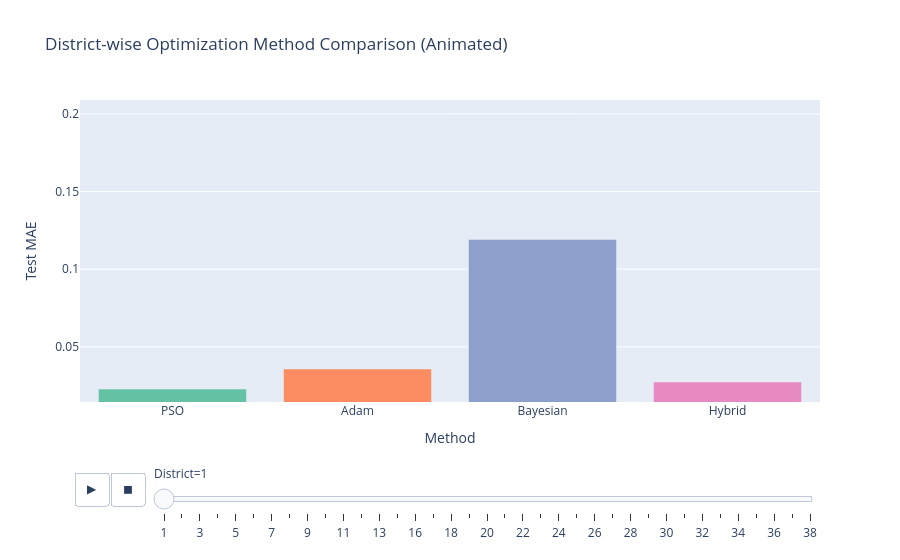

The code cell stored with this chart in its notebook:
### Code cell
districts = sorted(df_all["District"].unique())

fig = px.bar(
    df_all,
    x="method",
    y="test_mae",
    color="method",
    animation_frame="District",
    animation_group="method",
    range_y=[df_all['test_mae'].min()*0.9, df_all['test_mae'].max()*1.05],
    labels={"test_mae": "Test MAE"},
    title="District-wise Optimization Method Comparison (Animated)",
    color_discrete_sequence=px.colors.qualitative.Set2
)
fig.update_layout(xaxis_title="Method", yaxis_title="Test MAE", showlegend=False)
fig.show()

### Figure 1 — Plotly figure (JSON) as saved in the notebook; plotly's stock layout.template omitted (floating-point values rounded to 4 significant figures)
{"data": [{"alignmentgroup": "True", "hovertemplate": "method=%{x}<br>District=1<br>Test MAE=%{y}<extra></extra>", "ids": ["PSO"], "legendgroup": "PSO", "marker": {"color": "rgb(102,194,165)", "pattern": {"shape": ""}}, "name": "PSO", "offsetgroup": "PSO", "orientation": "v", "showlegend": true, "textposition": "auto", "type": "bar", "x": ["PSO"], "xaxis": "x", "y": [0.02281], "yaxis": "y"}, {"alignmentgroup": "True", "hovertemplate": "method=%{x}<br>District=1<br>Test MAE=%{y}<extra></extra>", "ids": ["Adam"], "legendgroup": "Adam", "marker": {"color": "rgb(252,141,98)", "pattern": {"shape": ""}}, "name": "Adam", "offsetgroup": "Adam", "orientation": "v", "showlegend": true, "textposition": "auto", "type": "bar", "x": ["Adam"], "xaxis": "x", "y": [0.03575], "yaxis": "y"}, {"alignmentgroup": "True", "hovertemplate": "method=%{x}<br>District=1<br>Test MAE=%{y}<extra></extra>", "ids": ["Bayesian"], "legendgroup": "Bayesian", "marker": {"color": "rgb(141,160,203)", "pattern": {"shape": ""}}, "name": "Bayesian", "offsetgroup": "Bayesian", "orientation": "v", "showlegend": true, "textposition": "auto", "type": "bar", "x": ["Bayesian"], "xaxis": "x", "y": [0.1191], "yaxis": "y"}, {"alignmentgroup": "True", "hovertemplate": "method=%{x}<br>District=1<br>Test MAE=%{y}<extra></extra>", "ids": ["Hybrid"], "legendgroup": "Hybrid", "marker": {"color": "rgb(231,138,195)", "pattern": {"shape": ""}}, "name": "Hybrid", "offsetgroup": "Hybrid", "orientation": "v", "showlegend": true, "textposition": "auto", "type": "bar", "x": ["Hybrid"], "xaxis": "x", "y": [0.02739], "yaxis": "y"}], "layout": {"barmode": "relative", "legend": {"title": {"text": "method"}, "tracegroupgap": 0}, "showlegend": false, "sliders": [{"active": 0, "currentvalue": {"prefix": "District="}, "len": 0.9, "pad": {"b": 10, "t": 60}, "steps": [{"args": [["1"], {"frame": {"duration": 0, "redraw": true}, "fromcurrent": true, "mode": "immediate", "transition": {"duration": 0, "easing": "linear"}}], "label": "1", "method": "animate"}, {"args": [["2"], {"frame": {"duration": 0, "redraw": true}, "fromcurrent": true, "mode": "immediate", "transition": {"duration": 0, "easing": "linear"}}], "label": "2", "method": "animate"}, {"args": [["3"], {"frame": {"duration": 0, "redraw": true}, "fromcurrent": true, "mode": "immediate", "transition": {"duration": 0, "easing": "linear"}}], "label": "3", "method": "animate"}, {"args": [["4"], {"frame": {"duration": 0, "redraw": true}, "fromcurrent": true, "mode": "immediate", "transition": {"duration": 0, "easing": "linear"}}], "label": "4", "method": "animate"}, {"args": [["5"], {"frame": {"duration": 0, "redraw": true}, "fromcurrent": true, "mode": "immediate", "transition": {"duration": 0, "easing": "linear"}}], "label": "5", "method": "animate"}, {"args": [["6"], {"frame": {"duration": 0, "redraw": true}, "fromcurrent": true, "mode": "immediate", "transition": {"duration": 0, "easing": "linear"}}], "label": "6", "method": "animate"}, {"args": [["7"], {"frame": {"duration": 0, "redraw": true}, "fromcurrent": true, "mode": "immediate", "transition": {"duration": 0, "easing": "linear"}}], "label": "7", "method": "animate"}, {"args": [["8"], {"frame": {"duration": 0, "redraw": true}, "fromcurrent": true, "mode": "immediate", "transition": {"duration": 0, "easing": "linear"}}], "label": "8", "method": "animate"}, {"args": [["9"], {"frame": {"duration": 0, "redraw": true}, "fromcurrent": true, "mode": "immediate", "transition": {"duration": 0, "easing": "linear"}}], "label": "9", "method": "animate"}, {"args": [["10"], {"frame": {"duration": 0, "redraw": true}, "fromcurrent": true, "mode": "immediate", "transition": {"duration": 0, "easing": "linear"}}], "label": "10", "method": "animate"}, {"args": [["11"], {"frame": {"duration": 0, "redraw": true}, "fromcurrent": true, "mode": "immediate", "transition": {"duration": 0, "easing": "linear"}}], "label": "11", "method": "animate"}, {"args": [["12"], {"frame": {"duration": 0, "redraw": true}, "fromcurrent": true, "mode": "immediate", "transition": {"duration": 0, "easing": "linear"}}], "label": "12", "method": "animate"}, {"args": [["13"], {"frame": {"duration": 0, "redraw": true}, "fromcurrent": true, "mode": "immediate", "transition": {"duration": 0, "easing": "linear"}}], "label": "13", "method": "animate"}, {"args": [["15"], {"frame": {"duration": 0, "redraw": true}, "fromcurrent": true, "mode": "immediate", "transition": {"duration": 0, "easing": "linear"}}], "label": "15", "method": "animate"}, {"args": [["16"], {"frame": {"duration": 0, "redraw": true}, "fromcurrent": true, "mode": "immediate", "transition": {"duration": 0, "easing": "linear"}}], "label": "16", "method": "animate"}, {"args": [["17"], {"frame": {"duration": 0, "redraw": true}, "fromcurrent": true, "mode": "immediate", "transition": {"duration": 0, "easing": "linear"}}], "label": "17", "method": "animate"}, {"args": [["18"], {"frame": {"duration": 0, "redraw": true}, "fromcurrent": true, "mode": "immediate", "transition": {"duration": 0, "easing": "linear"}}], "label": "18", "method": "animate"}, {"args": [["19"], {"frame": {"duration": 0, "redraw": true}, "fromcurrent": true, "mode": "immediate", "transition": {"duration": 0, "easing": "linear"}}], "label": "19", "method": "animate"}, {"args": [["20"], {"frame": {"duration": 0, "redraw": true}, "fromcurrent": true, "mode": "immediate", "transition": {"duration": 0, "easing": "linear"}}], "label": "20", "method": "animate"}, {"args": [["21"], {"frame": {"duration": 0, "redraw": true}, "fromcurrent": true, "mode": "immediate", "transition": {"duration": 0, "easing": "linear"}}], "label": "21", "method": "animate"}, {"args": [["22"], {"frame": {"duration": 0, "redraw": true}, "fromcurrent": true, "mode": "immediate", "transition": {"duration": 0, "easing": "linear"}}], "label": "22", "method": "animate"}, {"args": [["23"], {"frame": {"duration": 0, "redraw": true}, "fromcurrent": true, "mode": "immediate", "transition": {"duration": 0, "easing": "linear"}}], "label": "23", "method": "animate"}, {"args": [["24"], {"frame": {"duration": 0, "redraw": true}, "fromcurrent": true, "mode": "immediate", "transition": {"duration": 0, "easing": "linear"}}], "label": "24", "method": "animate"}, {"args": [["25"], {"frame": {"duration": 0, "redraw": true}, "fromcurrent": true, "mode": "immediate", "transition": {"duration": 0, "easing": "linear"}}], "label": "25", "method": "animate"}, {"args": [["26"], {"frame": {"duration": 0, "redraw": true}, "fromcurrent": true, "mode": "immediate", "transition": {"duration": 0, "easing": "linear"}}], "label": "26", "method": "animate"}, {"args": [["27"], {"frame": {"duration": 0, "redraw": true}, "fromcurrent": true, "mode": "immediate", "transition": {"duration": 0, "easing": "linear"}}], "label": "27", "method": "animate"}, {"args": [["28"], {"frame": {"duration": 0, "redraw": true}, "fromcurrent": true, "mode": "immediate", "transition": {"duration": 0, "easing": "linear"}}], "label": "28", "method": "animate"}, {"args": [["29"], {"frame": {"duration": 0, "redraw": true}, "fromcurrent": true, "mode": "immediate", "transition": {"duration": 0, "easing": "linear"}}], "label": "29", "method": "animate"}, {"args": [["30"], {"frame": {"duration": 0, "redraw": true}, "fromcurrent": true, "mode": "immediate", "transition": {"duration": 0, "easing": "linear"}}], "label": "30", "method": "animate"}, {"args": [["31"], {"frame": {"duration": 0, "redraw": true}, "fromcurrent": true, "mode": "immediate", "transition": {"duration": 0, "easing": "linear"}}], "label": "31", "method": "animate"}, {"args": [["32"], {"frame": {"duration": 0, "redraw": true}, "fromcurrent": true, "mode": "immediate", "transition": {"duration": 0, "easing": "linear"}}], "label": "32", "method": "animate"}, {"args": [["33"], {"frame": {"duration": 0, "redraw": true}, "fromcurrent": true, "mode": "immediate", "transition": {"duration": 0, "easing": "linear"}}], "label": "33", "method": "animate"}, {"args": [["34"], {"frame": {"duration": 0, "redraw": true}, "fromcurrent": true, "mode": "immediate", "transition": {"duration": 0, "easing": "linear"}}], "label": "34", "method": "animate"}, {"args": [["35"], {"frame": {"duration": 0, "redraw": true}, "fromcurrent": true, "mode": "immediate", "transition": {"duration": 0, "easing": "linear"}}], "label": "35", "method": "animate"}, {"args": [["36"], {"frame": {"duration": 0, "redraw": true}, "fromcurrent": true, "mode": "immediate", "transition": {"duration": 0, "easing": "linear"}}], "label": "36", "method": "animate"}, {"args": [["37"], {"frame": {"duration": 0, "redraw": true}, "fromcurrent": true, "mode": "immediate", "transition": {"duration": 0, "easing": "linear"}}], "label": "37", "method": "animate"}, {"args": [["38"], {"frame": {"duration": 0, "redraw": true}, "fromcurrent": true, "mode": "immediate", "transition": {"duration": 0, "easing": "linear"}}], "label": "38", "method": "animate"}], "x": 0.1, "xanchor": "left", "y": 0, "yanchor": "top"}], "title": {"text": "District-wise Optimization Method Comparison (Animated)"}, "updatemenus": [{"buttons": [{"args": [null, {"frame": {"duration": 500, "redraw": true}, "fromcurrent": true, "mode": "immediate", "transition": {"duration": 500, "easing": "linear"}}], "label": "&#9654;", "method": "animate"}, {"args": [[null], {"frame": {"duration": 0, "redraw": true}, "fromcurrent": true, "mode": "immediate", "transition": {"duration": 0, "easing": "linear"}}], "label": "&#9724;", "method": "animate"}], "direction": "left", "pad": {"r": 10, "t": 70}, "showactive": false, "type": "buttons", "x": 0.1, "xanchor": "right", "y": 0, "yanchor": "top"}], "xaxis": {"anchor": "y", "categoryarray": ["PSO", "Adam", "Bayesian", "Hybrid"], "categoryorder": "array", "domain": [0, 1], "title": {"text": "Method"}}, "yaxis": {"anchor": "x", "domain": [0, 1], "range": [0.01446, 0.2089], "title": {"text": "Test MAE"}}}}
